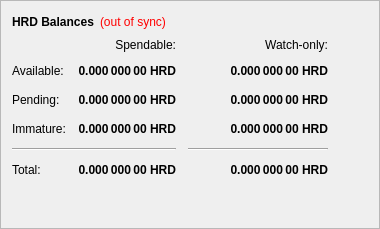
        <widget class="QFrame" name="frame">
         <property name="frameShape">
          <enum>QFrame::StyledPanel</enum>
         </property>
         <property name="frameShadow">
          <enum>QFrame::Raised</enum>
         </property>
         <layout class="QVBoxLayout" name="verticalLayout_4">
          <item>
           <layout class="QHBoxLayout" name="horizontalLayout_4">
            <item>
             <widget class="QLabel" name="label_5">
              <property name="font">
               <font>
                <weight>75</weight>
                <bold>true</bold>
               </font>
              </property>
              <property name="text">
               <string>HRD Balances</string>
              </property>
             </widget>
            </item>
            <item>
             <widget class="QLabel" name="labelWalletStatus">
              <property name="cursor">
               <cursorShape>WhatsThisCursor</cursorShape>
              </property>
              <property name="toolTip">
               <string>The displayed information may be out of date. Your wallet automatically synchronizes with the HRD network after a connection is established, but this process has not completed yet.</string>
              </property>
              <property name="styleSheet">
               <string notr="true">QLabel { color: red; }</string>
              </property>
              <property name="text">
               <string notr="true">(out of sync)</string>
              </property>
              <property name="alignment">
               <set>Qt::AlignLeading|Qt::AlignLeft|Qt::AlignVCenter</set>
              </property>
             </widget>
            </item>
            <item>
             <spacer name="horizontalSpacer_3">
              <property name="orientation">
               <enum>Qt::Horizontal</enum>
              </property>
              <property name="sizeHint" stdset="0">
               <size>
                <width>40</width>
                <height>20</height>
               </size>
              </property>
             </spacer>
            </item>
           </layout>
          </item>
          <item>
           <layout class="QGridLayout" name="gridLayout">
            <property name="spacing">
             <number>12</number>
            </property>
            <item row="2" column="2">
             <widget class="QLabel" name="labelWatchPending">
              <property name="font">
               <font>
                <weight>75</weight>
                <bold>true</bold>
               </font>
              </property>
              <property name="cursor">
               <cursorShape>IBeamCursor</cursorShape>
              </property>
              <property name="toolTip">
               <string>Unconfirmed transactions to watch-only addresses</string>
              </property>
              <property name="text">
               <string notr="true">0.000 000 00 HRD</string>
              </property>
              <property name="alignment">
               <set>Qt::AlignRight|Qt::AlignTrailing|Qt::AlignVCenter</set>
              </property>
              <property name="textInteractionFlags">
               <set>Qt::LinksAccessibleByMouse|Qt::TextSelectableByKeyboard|Qt::TextSelectableByMouse</set>
              </property>
             </widget>
            </item>
            <item row="2" column="1">
             <widget class="QLabel" name="labelUnconfirmed">
              <property name="font">
               <font>
                <weight>75</weight>
                <bold>true</bold>
               </font>
              </property>
              <property name="cursor">
               <cursorShape>IBeamCursor</cursorShape>
              </property>
              <property name="toolTip">
               <string>Total of transactions that have yet to be confirmed, and do not yet count toward the spendable balance</string>
              </property>
              <property name="text">
               <string notr="true">0.000 000 00 HRD</string>
              </property>
              <property name="alignment">
               <set>Qt::AlignRight|Qt::AlignTrailing|Qt::AlignVCenter</set>
              </property>
              <property name="textInteractionFlags">
               <set>Qt::LinksAccessibleByMouse|Qt::TextSelectableByKeyboard|Qt::TextSelectableByMouse</set>
              </property>
             </widget>
            </item>
            <item row="3" column="2">
             <widget class="QLabel" name="labelWatchImmature">
              <property name="font">
               <font>
                <weight>75</weight>
                <bold>true</bold>
               </font>
              </property>
              <property name="cursor">
               <cursorShape>IBeamCursor</cursorShape>
              </property>
              <property name="toolTip">
               <string>Staked or masternode rewards in watch-only addresses that has not yet matured</string>
              </property>
              <property name="text">
               <string notr="true">0.000 000 00 HRD</string>
              </property>
              <property name="alignment">
               <set>Qt::AlignRight|Qt::AlignTrailing|Qt::AlignVCenter</set>
              </property>
              <property name="textInteractionFlags">
               <set>Qt::LinksAccessibleByMouse|Qt::TextSelectableByKeyboard|Qt::TextSelectableByMouse</set>
              </property>
             </widget>
            </item>
            <item row="4" column="0" colspan="2">
             <widget class="Line" name="lineSpendableBalance">
              <property name="orientation">
               <enum>Qt::Horizontal</enum>
              </property>
             </widget>
            </item>
            <item row="4" column="2">
             <widget class="Line" name="lineWatchBalance">
              <property name="sizePolicy">
               <sizepolicy hsizetype="Preferred" vsizetype="Fixed">
                <horstretch>0</horstretch>
                <verstretch>0</verstretch>
               </sizepolicy>
              </property>
              <property name="minimumSize">
               <size>
                <width>140</width>
                <height>0</height>
               </size>
              </property>
              <property name="orientation">
               <enum>Qt::Horizontal</enum>
              </property>
             </widget>
            </item>
            <item row="5" column="0">
             <widget class="QLabel" name="labelTotalText">
              <property name="text">
               <string>Total:</string>
              </property>
             </widget>
            </item>
            <item row="3" column="1">
             <widget class="QLabel" name="labelImmature">
              <property name="font">
               <font>
                <weight>75</weight>
                <bold>true</bold>
               </font>
              </property>
              <property name="cursor">
               <cursorShape>IBeamCursor</cursorShape>
              </property>
              <property name="toolTip">
               <string>Staked or masternode rewards that has not yet matured</string>
              </property>
              <property name="text">
               <string notr="true">0.000 000 00 HRD</string>
              </property>
              <property name="alignment">
               <set>Qt::AlignRight|Qt::AlignTrailing|Qt::AlignVCenter</set>
              </property>
              <property name="textInteractionFlags">
               <set>Qt::LinksAccessibleByMouse|Qt::TextSelectableByKeyboard|Qt::TextSelectableByMouse</set>
              </property>
             </widget>
            </item>
            <item row="2" column="3">
             <spacer name="horizontalSpacer_2">
              <property name="orientation">
               <enum>Qt::Horizontal</enum>
              </property>
              <property name="sizeHint" stdset="0">
               <size>
                <width>40</width>
                <height>20</height>
               </size>
              </property>
             </spacer>
            </item>
            <item row="3" column="0">
             <widget class="QLabel" name="labelImmatureText">
              <property name="text">
               <string>Immature:</string>
              </property>
             </widget>
            </item>
            <item row="5" column="1">
             <widget class="QLabel" name="labelTotal">
              <property name="font">
               <font>
                <weight>75</weight>
                <bold>true</bold>
               </font>
              </property>
              <property name="cursor">
               <cursorShape>IBeamCursor</cursorShape>
              </property>
              <property name="toolTip">
               <string>Your current total balance</string>
              </property>
              <property name="text">
               <string notr="true">0.000 000 00 HRD</string>
              </property>
              <property name="alignment">
               <set>Qt::AlignRight|Qt::AlignTrailing|Qt::AlignVCenter</set>
              </property>
              <property name="textInteractionFlags">
               <set>Qt::LinksAccessibleByMouse|Qt::TextSelectableByKeyboard|Qt::TextSelectableByMouse</set>
              </property>
             </widget>
            </item>
            <item row="5" column="2">
             <widget class="QLabel" name="labelWatchTotal">
              <property name="font">
               <font>
                <weight>75</weight>
                <bold>true</bold>
               </font>
              </property>
              <property name="cursor">
               <cursorShape>IBeamCursor</cursorShape>
              </property>
              <property name="toolTip">
               <string>Current total balance in watch-only addresses</string>
              </property>
              <property name="text">
               <string notr="true">0.000 000 00 HRD</string>
              </property>
              <property name="alignment">
               <set>Qt::AlignRight|Qt::AlignTrailing|Qt::AlignVCenter</set>
              </property>
              <property name="textInteractionFlags">
               <set>Qt::LinksAccessibleByMouse|Qt::TextSelectableByKeyboard|Qt::TextSelectableByMouse</set>
              </property>
             </widget>
            </item>
            <item row="0" column="2">
             <widget class="QLabel" name="labelWatchonly">
              <property name="text">
               <string>Watch-only:</string>
              </property>
              <property name="alignment">
               <set>Qt::AlignRight|Qt::AlignTrailing|Qt::AlignVCenter</set>
              </property>
             </widget>
            </item>
            <item row="1" column="0">
             <widget class="QLabel" name="labelBalanceText">
              <property name="text">
               <string>Available:</string>
              </property>
             </widget>
            </item>
            <item row="1" column="1">
             <widget class="QLabel" name="labelBalance">
              <property name="font">
               <font>
                <weight>75</weight>
                <bold>true</bold>
               </font>
              </property>
              <property name="cursor">
               <cursorShape>IBeamCursor</cursorShape>
              </property>
              <property name="toolTip">
               <string>Your current spendable balance</string>
              </property>
              <property name="text">
               <string notr="true">0.000 000 00 HRD</string>
              </property>
              <property name="alignment">
               <set>Qt::AlignRight|Qt::AlignTrailing|Qt::AlignVCenter</set>
              </property>
              <property name="textInteractionFlags">
               <set>Qt::LinksAccessibleByMouse|Qt::TextSelectableByKeyboard|Qt::TextSelectableByMouse</set>
              </property>
             </widget>
            </item>
            <item row="1" column="2">
             <widget class="QLabel" name="labelWatchAvailable">
              <property name="font">
               <font>
                <weight>75</weight>
                <bold>true</bold>
               </font>
              </property>
              <property name="cursor">
               <cursorShape>IBeamCursor</cursorShape>
              </property>
              <property name="toolTip">
               <string>Your current balance in watch-only addresses</string>
              </property>
              <property name="text">
               <string notr="true">0.000 000 00 HRD</string>
              </property>
              <property name="alignment">
               <set>Qt::AlignRight|Qt::AlignTrailing|Qt::AlignVCenter</set>
              </property>
              <property name="textInteractionFlags">
               <set>Qt::LinksAccessibleByMouse|Qt::TextSelectableByKeyboard|Qt::TextSelectableByMouse</set>
              </property>
             </widget>
            </item>
            <item row="2" column="0">
             <widget class="QLabel" name="labelPendingText">
              <property name="text">
               <string>Pending:</string>
              </property>
             </widget>
            </item>
            <item row="0" column="1">
             <widget class="QLabel" name="labelSpendable">
              <property name="text">
               <string>Spendable:</string>
              </property>
              <property name="alignment">
               <set>Qt::AlignRight|Qt::AlignTrailing|Qt::AlignVCenter</set>
              </property>
             </widget>
            </item>
           </layout>
          </item>
          <item>
           <spacer name="verticalSpacer_4">
            <property name="orientation">
             <enum>Qt::Vertical</enum>
            </property>
            <property name="sizeHint" stdset="0">
             <size>
              <width>20</width>
              <height>40</height>
             </size>
            </property>
           </spacer>
          </item>
         </layout>
        </widget>
